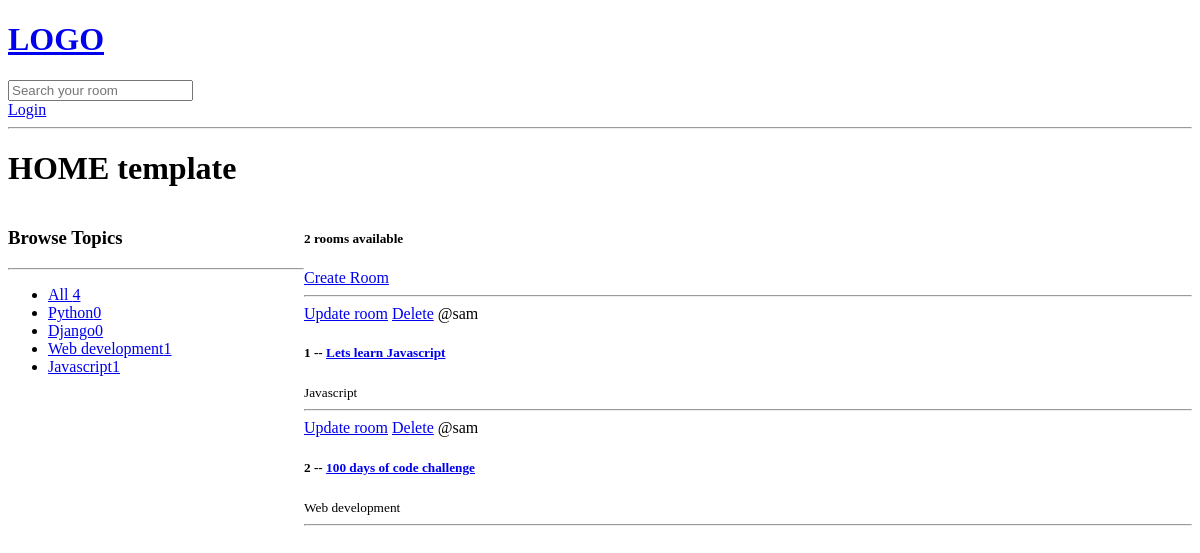
Before: / with the older database file.
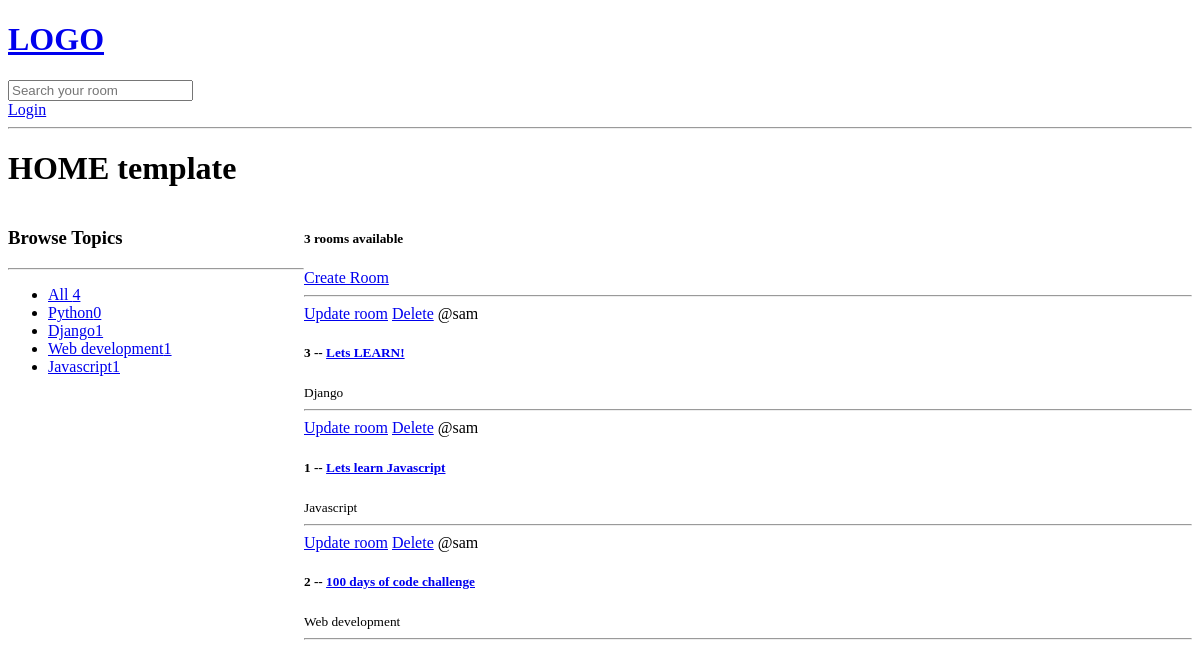
After: the same page with the newer database file.
### base/models.py (models this page shows, shortened)
class Topic(models.Model):
    name = models.CharField(max_length=200)

class Room(models.Model):
    host=  models.ForeignKey(User, on_delete=models.SET_NULL, null = True)
    topic = models.ForeignKey(Topic, on_delete=models.SET_NULL, null = True)
    name = models.CharField(max_length=100)
    description = models.TextField(null=True, blank=True)
    participants = models.ManyToManyField(User, related_name='participants',blank=True)
    updated = models.DateTimeField(auto_now=True)
    created = models.DateTimeField(auto_now_add=True)
    class Meta:
        ordering = ['-updated', '-created']

### base/views.py (the view)
# urls.py: path('', views.home, name='home'),
def home(request):
    q = request.GET.get('q') if request.GET.get('q') != None else ''
    rooms = Room.objects.filter(
        Q(topic__name__icontains=q) |
        Q(name__icontains=q) |
        Q(description__icontains=q)
    )
    topics = Topic.objects.all()
    room_count = rooms.count()
    context = {'rooms': rooms, 'topics':topics, 'room_count': room_count}
    return render(request, 'base/home.html',context)

### base/templates/base/home.html (shortened to what this page needs)
{% extends 'main.html' %}
{% block content %}
<h1>HOME template</h1>
<div class="home-container">
    <div>
        <h3>Browse Topics</h3>
        <hr>
        <ul class="topics__list">
            <li>
                <a href="{% url 'home' %}" class="active">All <span>{{topics.count}}</span></a>
            </li>
            {% for topic in topics %}
            <li>
                <a href="{% url 'home' %}?q={{topic.name}}">{{topic.name}}<span>{{topic.room_set.all.count}}</span></a>
            </li>
            {% endfor %}
        </ul>
    </div>
    <div>
        <h5>{{room_count}} rooms available</h5>
        <a href="{% url 'create-room' %}">Create Room</a><hr>
        {% for room in rooms %}
        <diV>
            <a href="{% url 'update-room' room.id %}">Update room</a>
            <a href="{% url 'delete-room' room.id %}">Delete</a>
            <span>
                @{{room.host.username}}
            </span>
            <h5>{{room.id}} -- <a href="{% url 'room' room.id %}">{{room.name}}</a></h5>
            <small>{{room.topic.name}}</small>
            <hr>
        </diV>
        {% endfor %}
    </div>
</div>
    {% endblock %}

### templates/main.html (shortened to what this page needs)
<!DOCTYPE html>
<html lang="en">
<head>
</head>
<body>
    {% include 'navbar.html' %}
    {% block content %}
    {% endblock %}
</body>
</html>

### templates/navbar.html
    <a href="/">
       <h1>LOGO</h1>
    </a>
    <form method="GET" action="{% url 'home' %}">
        <input type="text" name="q" placeholder="Search your room"/>
    </form>
    {% if user.is_authenticated %}
    <h3>Hello, {{request.user}}</h3>
    <a href="{% url 'logout' %}">Logout</a>
    {% else %}
    <a href="{% url 'login' %}">Login</a>
    {% endif %}
<hr>

### base/templates/base/home.html (style rules this page uses)
.home-container { display: grid; grid-template-columns: 1fr 3fr; }

Changed rows visible on the page:
computed for Topic "Django": room_set.all.count "0" → "1"
added Room: host.username "sam", id "3", name "Lets LEARN!", topic.name "Django"
Other visible differences:
{{ room_count }}: "2" → "3"
